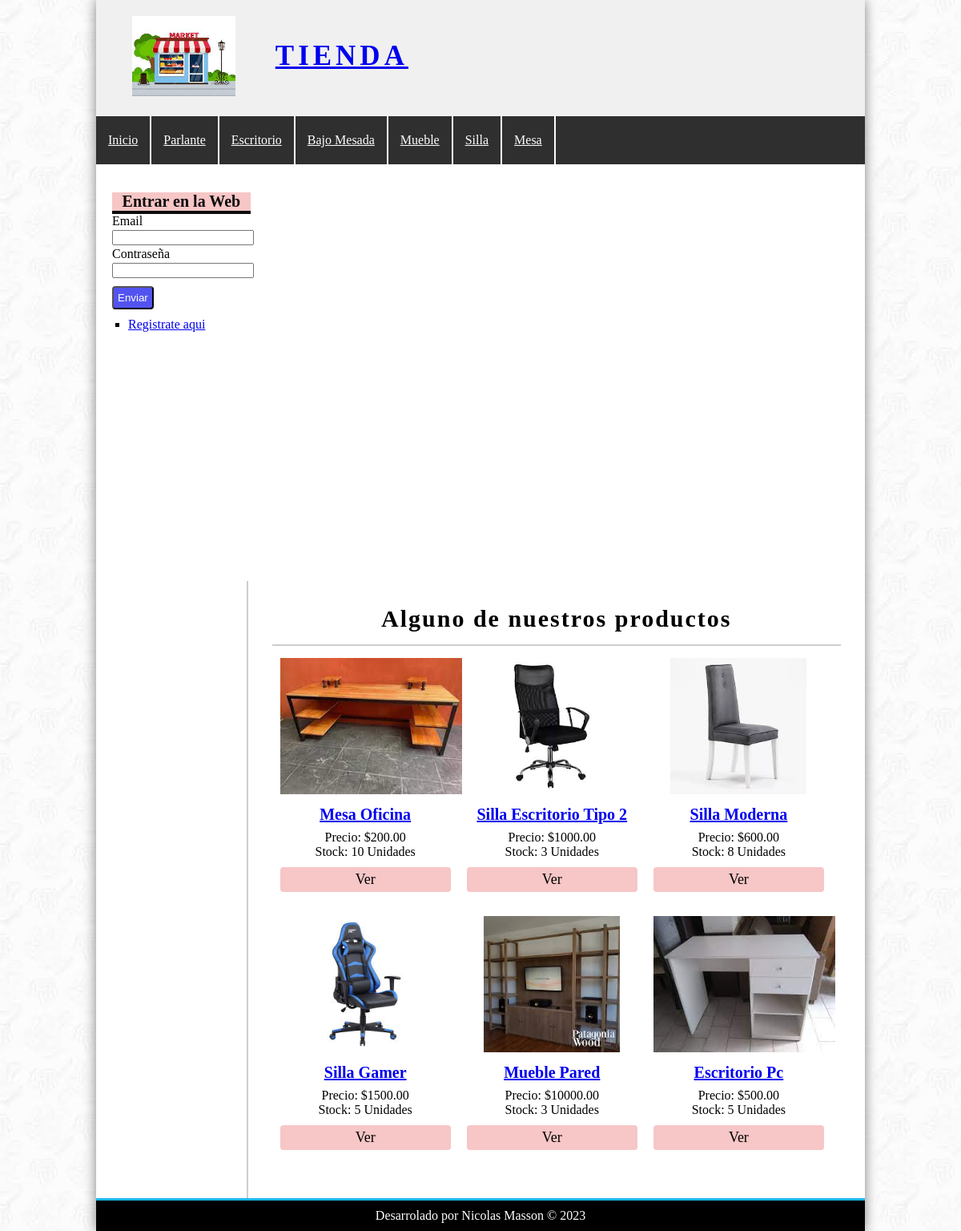
The page / on the database its author committed.
### tables this page shows
CREATE TABLE `categorias` (
  `id_Categoria` int(11) NOT NULL,
  `nombre` varchar(100) NOT NULL
);

CREATE TABLE `productos` (
  `id_Producto` int(11) NOT NULL,
  `id_Categoria` int(11) NOT NULL,
  `nombre` varchar(100) NOT NULL,
  `descripcion` text DEFAULT NULL,
  `precio` float(100,2) NOT NULL,
  `stock` int(100) NOT NULL,
  `fecha` date NOT NULL,
  `imagen` varchar(100) NOT NULL
);

### config/bd.php (called while the page is built)
<?php
class Database{
    public static function conectar(){
        $bd=new mysqli('localhost','root','','tienda');
        $bd->query("SET NAMES 'utf8'");
        return $bd;
    }
}
?>

### helper/utilidades.php (called while the page is built, shortened)
<?php
class utilidades
{
	public static function mostrarCategorias()
	{
		require_once 'models/categoria.php';
		$categoria = new Categoria();
		$categorias = $categoria->getCategorias();
		return $categorias;
	}
}

### models/categoria.php (called while the page is built, shortened)
<?php
require_once 'config/bd.php';
class Categoria
{
	private $bd;
	public function __construct()
	{
		$this->bd = Database::conectar();
	}
	public function getCategorias()
	{
		$getCategorias = $this->bd->query("SELECT * FROM categorias ORDER BY id_Categoria desc");
		return $getCategorias;
	}
}
?>

### controllers/ProductoController.php (called while the page is built, shortened)
<?php
require_once 'models/producto.php';
class productoController
{
    public function index()
    {
        $producto = new Producto;
        $productosAzar = $producto->getAzar(6);
        require_once 'views/producto/destacados.php';
    }
}
?>

### models/producto.php (called while the page is built, shortened)
<?php
require_once 'config/bd.php';
class Producto
{
	private $bd;
	public function __construct()
	{
		$this->bd = Database::conectar();
	}
	public function getAzar($limite)
	{
		$getAzar = $this->bd->query("SELECT * FROM productos WHERE stock>0 ORDER BY RAND() LIMIT $limite");
		return $getAzar;
	}
}
?>

### views/producto/destacados.php (the view)
<h1>Alguno de nuestros productos</h1>
<?php
while ($azar = $productosAzar->fetch_object()): ?>
    <div class="product">
        <a href="<?= base_url ?>?controller=producto&accion=ver&id=<?= $azar->id_Producto ?>">
            <?php if ($azar->imagen != null) { ?>
                <img src="<?= base_url ?>/uploads/imagenes/<?= $azar->imagen ?>" alt="Imagen Tienda">
            <?php } else { ?>
                <img src="<?= base_url ?>/img/tienda.jpg" alt="Imagen Tienda"">
            <?php }
            ; ?>
            <h2>
                <?= $azar->nombre ?>
            </h2>
        </a>
        <p>
            <?= "Precio: $" . $azar->precio ?>
        </p>
        <p>
            <?= "Stock: " . $azar->stock . " Unidades" ?>
        </p>
        <a href=" <?= base_url ?>?controller=producto&accion=ver&id=<?= $azar->id_Producto ?>" class="button">Ver</a>
    </div>
<?php endwhile; ?>

### views/layout/header.php (shortened to what this page needs)
<!DOCTYPE HTML>
<html lang="es">
<head>
    <link rel="stylesheet" href="<?= base_url ?>css/styles.css" />
</head>
<body>
    <div id="contenedor">
        <header id="header">
            <div id="imagen">
                <img src="<?= base_url ?>img/tienda.jpg" alt="Imagen Tienda">
                <a href="index.php">Tienda</a>
            </div>
        </header>
        <?php
        require_once 'helper/utilidades.php';
        $categorias = utilidades::mostrarCategorias(); ?>
        <nav id="menu">
            <ul>
                <li>
                    <a href="<?= base_url ?>index.php">Inicio</a>
                </li>
                <?php while ($cate = $categorias->fetch_object()): ?>
                    <li>
                        <a href="<?= base_url ?>?controller=categoria&accion=ver&id=<?= $cate->id_Categoria ?>"><?= $cate->nombre ?></a>
                    </li>
                <?php endwhile; ?>
            </ul>
        </nav>

### css/styles.css (style rules this page uses)
* { padding: 0px; margin: 0px; }
body { background: url(../img/Fondo.jpg); }
#header { height: 145px; background-color: #F0F0F0; }
#contenedor { width: 80%; margin: 0px auto; box-shadow: 0px 0px 15px gray; background-color: white; }
#imagen { padding: 20px; margin-left: 25px; float: left; }
#imagen img { float: left; height: 100px; }
#imagen a { float: left; font-size: 35px; letter-spacing: 5px; text-transform: uppercase; font-weight: bold; margin-top: 30px; margin-left: 50px; }
#menu { clear: both; background: #2f2f2f; color: gray; height: 60px; }
#menu a { display: block; color: white; padding-left: 15px; padding-right: 15px; }
#menu ul { list-style: none; text-decoration: none; margin: 0px auto; }
#menu ul li { line-height: 60px; float: left; border-right: 2px solid #fefefe; }
input[type="button"], input[type="submit"], button, .button { display: block; margin-top: 10px; border-radius: 4px; width: auto; padding: 5px; color: white; background: rgb(83, 83, 241); }
.button { background: #f7c6c6; font-size: 18px; color: black; text-decoration: none; }
#central h1 { font-size: 30px; font-weight: bold; letter-spacing: 2px; text-align: center; border-bottom: 2px solid #ccc; margin-bottom: 15px; padding-bottom: 15px; }
.product { width: 30%; float:left; margin-left: 10px; margin-right: 10px; margin-bottom: 30px; text-align: center; }
.product img { height:170px; margin-bottom: 10px; }
.product h2 { font-size: 20px; margin-bottom: 8px; }

### rows shown on the page
categorias: nombre "Parlante"
categorias: nombre "Escritorio"
categorias: nombre "Bajo Mesada"
categorias: nombre "Mueble"
categorias: nombre "Silla"
categorias: nombre "Mesa"
productos: imagen (picture), nombre "Mesa Oficina", precio "200.00", stock "10"
productos: imagen (picture), nombre "Silla Escritorio Tipo 2", precio "1000.00", stock "3"
productos: imagen (picture), nombre "Silla Moderna", precio "600.00", stock "8"
productos: imagen (picture), nombre "Silla Gamer", precio "1500.00", stock "5"
productos: imagen (picture), nombre "Mueble Pared", precio "10000.00", stock "3"
productos: imagen (picture), nombre "Escritorio Pc", precio "500.00", stock "5"
